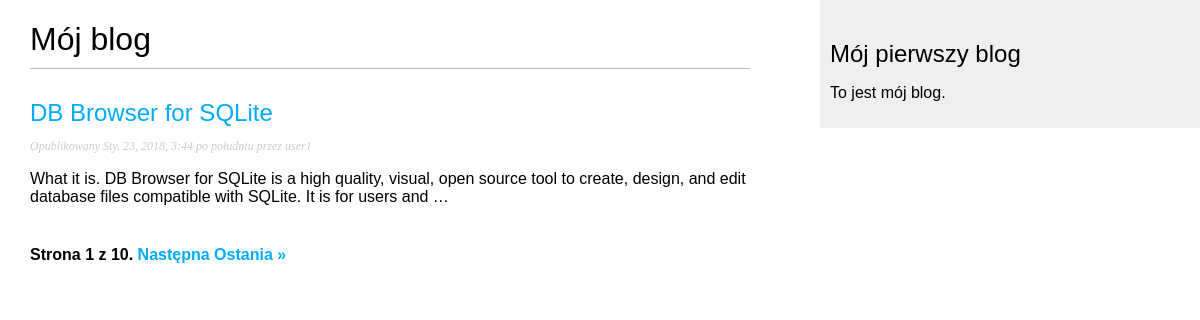
Screenshot of /blog/ with the database file from the repository.
### blog/models.py (models this page shows, shortened)
class Post(models.Model):
    STATUS_CHOICES = (('draft', 'Roboczy'),
                      ('published', 'Opublikowany'))
    title = models.CharField(max_length=250)
    slug = models.SlugField(max_length=250,
                            unique_for_date='publish')
    author = models.ForeignKey(User,
                               related_name='blog_posts',
                               on_delete=models.CASCADE)
    body = models.TextField()
    publish = models.DateTimeField(default=timezone.now)
    created = models.DateTimeField(auto_now_add=True)
    update = models.DateTimeField(auto_now=True)
    status = models.CharField(max_length=10,
                              choices=STATUS_CHOICES,
                              default='draft')
    tags = TaggableManager()
    object = models.Manager()
    published = PublishedManager()
    def get_absolute_url(self):
        return reverse('blog:post_detail',
                       args=[self.publish.year,
                             self.publish.strftime('%m'),
                             self.publish.strftime('%d'),
                             self.slug
                             ]
                       )
    class Meta:
        ordering = ('-publish', 'author')

### blog/views.py (the view)
# urls.py: path('', views.post_list, name='post_list'),
def post_list(request, tag_slug=None):
    template_name = 'blog/post/list.html'
    posts_list = Post.published.all()
    tag = None
    if tag_slug:
        tag = get_object_or_404(Tag, slug=tag_slug)
        post_list = post_list.filter(tags__in=[tag])
    paginator = Paginator(posts_list, 1)
    page = request.GET.get('page')
    try:
        posts = paginator.page(page)
    except PageNotAnInteger:
        posts = paginator.page(1)
    except EmptyPage:
        posts = paginator.page(paginator.num_pages)
    context = {'page': page,
               'posts': posts}
    return render(request, template_name, context)

### blog/models.py (called while the page is built)
    def get_queryset(self):
        return super(PublishedManager, self).get_queryset().filter(status='published')

### blog/templates/blog/post/list.html (shortened to what this page needs)
{% extends "blog/base.html" %}
{% block content %}
    <h1>Mój blog</h1>
    {% for post in posts %}
        <h2>
            <a href="{{ post.get_absolute_url }}">{{ post.title }}</a>
        </h2>
        <p class="date">
            Opublikowany {{ post.publish }} przez {{ post.author }}
        </p>
        {{ post.body|truncatewords:30|linebreaks }}
    {% endfor %}
    {% include "blog/post/pagination.html" with page=posts %}
{% endblock %}

### blog/static/css/blog.css (style rules this page uses)
body { margin:0; padding:0; font-family:helvetica, sans-serif; }
a { color:#00abff; text-decoration:none; }
h1 { font-weight:normal; border-bottom:1px solid #bbb; padding:0 0 10px 0; }
h2 { font-weight:normal; margin:30px 0 0; }
p.date { color:#ccc; font-family: georgia, serif; font-size: 12px; font-style: italic; }

### rows the page displays
Post: title "DB Browser for SQLite", publish "Sty. 23, 2018, 3:44 po południu", author "user1", body "What it is. DB Browser for SQLite is a high quality, visual, open source tool to create, design, and edit database files compatible with SQLite. It is for users and …"

### other values shown
{{ page.number }} "1"
{{ page.paginator.num_pages }} "10"
